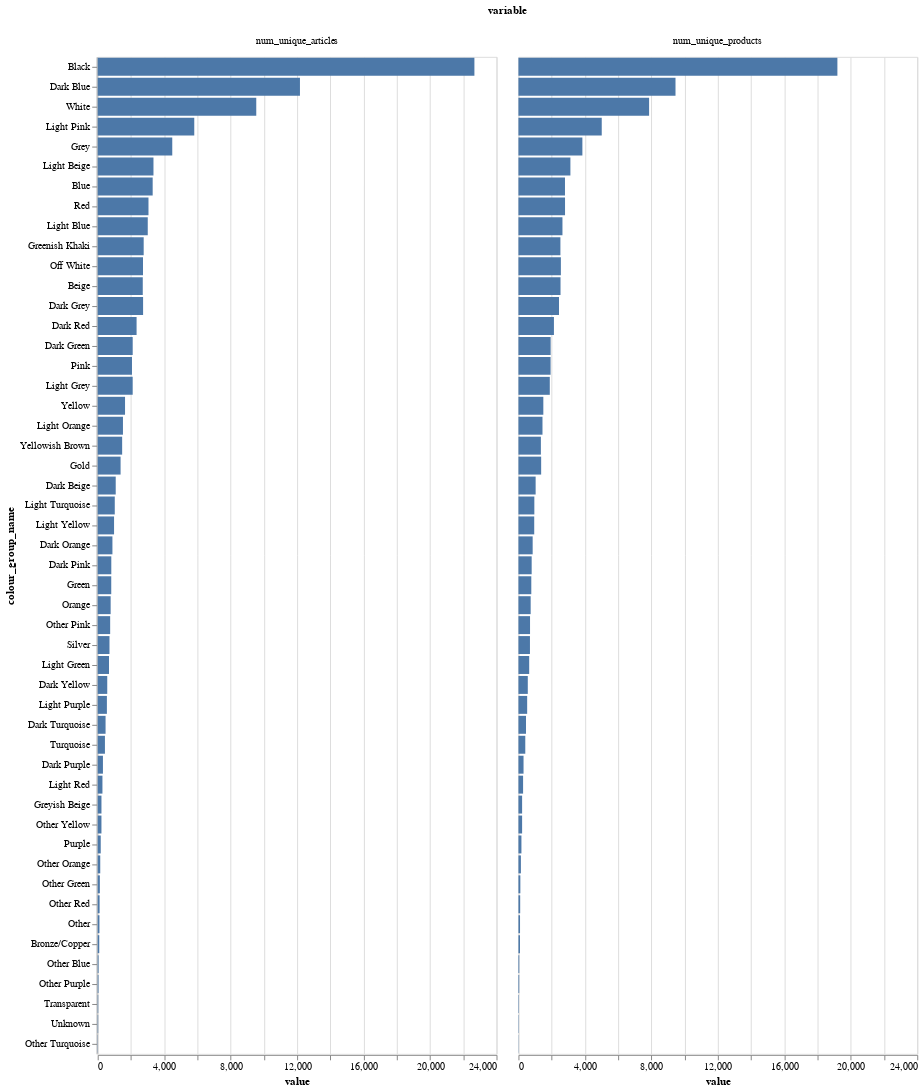

Source (notebook cell):
### Code cell
alt.Chart(df_colors).mark_bar().encode(
    y=alt.Y("colour_group_name", sort="-x"), x="value", column="variable"
)

### Figure 1 — Vega-Lite specification as saved in the notebook (floating-point values rounded to 4 significant figures)
{"$schema": "https://vega.github.io/schema/vega-lite/v4.17.0.json", "config": {"view": {"continuousHeight": 300, "continuousWidth": 400}}, "data": {"name": "data-2ee81447461a65c93b8370c36e25ccea"}, "datasets": {"data-2ee81447461a65c93b8370c36e25ccea": [{"colour_group_code": -1, "colour_group_name": "Unknown", "value": 21, "variable": "num_unique_products"}, {"colour_group_code": 1, "colour_group_name": "Other", "value": 96, "variable": "num_unique_products"}, {"colour_group_code": 2, "colour_group_name": "Transparent", "value": 27, "variable": "num_unique_products"}, {"colour_group_code": 3, "colour_group_name": "Silver", "value": 693, "variable": "num_unique_products"}, {"colour_group_code": 4, "colour_group_name": "Bronze/Copper", "value": 93, "variable": "num_unique_products"}, {"colour_group_code": 5, "colour_group_name": "Gold", "value": 1367, "variable": "num_unique_products"}, {"colour_group_code": 6, "colour_group_name": "Light Grey", "value": 1887, "variable": "num_unique_products"}, {"colour_group_code": 7, "colour_group_name": "Grey", "value": 3848, "variable": "num_unique_products"}, {"colour_group_code": 8, "colour_group_name": "Dark Grey", "value": 2441, "variable": "num_unique_products"}, {"colour_group_code": 9, "colour_group_name": "Black", "value": 19195, "variable": "num_unique_products"}, {"colour_group_code": 10, "colour_group_name": "White", "value": 7863, "variable": "num_unique_products"}, {"colour_group_code": 11, "colour_group_name": "Off White", "value": 2554, "variable": "num_unique_products"}, {"colour_group_code": 12, "colour_group_name": "Light Beige", "value": 3127, "variable": "num_unique_products"}, {"colour_group_code": 13, "colour_group_name": "Beige", "value": 2533, "variable": "num_unique_products"}, {"colour_group_code": 14, "colour_group_name": "Dark Beige", "value": 1035, "variable": "num_unique_products"}, {"colour_group_code": 15, "colour_group_name": "Greyish Beige", "value": 221, "variable": "num_unique_products"}, {"colour_group_code": 17, "colour_group_name": "Yellowish Brown", "value": 1351, "variable": "num_unique_products"}, {"colour_group_code": 19, "colour_group_name": "Greenish Khaki", "value": 2526, "variable": "num_unique_products"}, {"colour_group_code": 20, "colour_group_name": "Other Yellow", "value": 221, "variable": "num_unique_products"}, {"colour_group_code": 21, "colour_group_name": "Light Yellow", "value": 950, "variable": "num_unique_products"}, {"colour_group_code": 22, "colour_group_name": "Yellow", "value": 1498, "variable": "num_unique_products"}, {"colour_group_code": 23, "colour_group_name": "Dark Yellow", "value": 563, "variable": "num_unique_products"}, {"colour_group_code": 30, "colour_group_name": "Other Orange", "value": 148, "variable": "num_unique_products"}, {"colour_group_code": 31, "colour_group_name": "Light Orange", "value": 1447, "variable": "num_unique_products"}, {"colour_group_code": 32, "colour_group_name": "Orange", "value": 736, "variable": "num_unique_products"}, {"colour_group_code": 33, "colour_group_name": "Dark Orange", "value": 856, "variable": "num_unique_products"}, {"colour_group_code": 40, "colour_group_name": "Other Red", "value": 105, "variable": "num_unique_products"}, {"colour_group_code": 41, "colour_group_name": "Light Red", "value": 280, "variable": "num_unique_products"}, {"colour_group_code": 42, "colour_group_name": "Red", "value": 2804, "variable": "num_unique_products"}, {"colour_group_code": 43, "colour_group_name": "Dark Red", "value": 2136, "variable": "num_unique_products"}, {"colour_group_code": 50, "colour_group_name": "Other Pink", "value": 698, "variable": "num_unique_products"}, {"colour_group_code": 51, "colour_group_name": "Light Pink", "value": 5013, "variable": "num_unique_products"}, {"colour_group_code": 52, "colour_group_name": "Pink", "value": 1935, "variable": "num_unique_products"}, {"colour_group_code": 53, "colour_group_name": "Dark Pink", "value": 796, "variable": "num_unique_products"}, {"colour_group_code": 60, "colour_group_name": "Other Purple", "value": 46, "variable": "num_unique_products"}, {"colour_group_code": 61, "colour_group_name": "Light Purple", "value": 525, "variable": "num_unique_products"}, {"colour_group_code": 62, "colour_group_name": "Purple", "value": 180, "variable": "num_unique_products"}, {"colour_group_code": 63, "colour_group_name": "Dark Purple", "value": 307, "variable": "num_unique_products"}, {"colour_group_code": 70, "colour_group_name": "Other Blue", "value": 50, "variable": "num_unique_products"}, {"colour_group_code": 71, "colour_group_name": "Light Blue", "value": 2649, "variable": "num_unique_products"}, {"colour_group_code": 72, "colour_group_name": "Blue", "value": 2801, "variable": "num_unique_products"}, {"colour_group_code": 73, "colour_group_name": "Dark Blue", "value": 9452, "variable": "num_unique_products"}, {"colour_group_code": 80, "colour_group_name": "Other Turquoise", "value": 13, "variable": "num_unique_products"}, {"colour_group_code": 81, "colour_group_name": "Light Turquoise", "value": 957, "variable": "num_unique_products"}, {"colour_group_code": 82, "colour_group_name": "Turquoise", "value": 412, "variable": "num_unique_products"}, {"colour_group_code": 83, "colour_group_name": "Dark Turquoise", "value": 455, "variable": "num_unique_products"}, {"colour_group_code": 90, "colour_group_name": "Other Green", "value": 115, "variable": "num_unique_products"}, {"colour_group_code": 91, "colour_group_name": "Light Green", "value": 647, "variable": "num_unique_products"}, {"colour_group_code": 92, "colour_group_name": "Green", "value": 774, "variable": "num_unique_products"}, {"colour_group_code": 93, "colour_group_name": "Dark Green", "value": 1938, "variable": "num_unique_products"}, {"colour_group_code": -1, "colour_group_name": "Unknown", "value": 28, "variable": "num_unique_articles"}, {"colour_group_code": 1, "colour_group_name": "Other", "value": 105, "variable": "num_unique_articles"}, {"colour_group_code": 2, "colour_group_name": "Transparent", "value": 31, "variable": "num_unique_articles"}, {"colour_group_code": 3, "colour_group_name": "Silver", "value": 709, "variable": "num_unique_articles"}, {"colour_group_code": 4, "colour_group_name": "Bronze/Copper", "value": 94, "variable": "num_unique_articles"}, {"colour_group_code": 5, "colour_group_name": "Gold", "value": 1377, "variable": "num_unique_articles"}, {"colour_group_code": 6, "colour_group_name": "Light Grey", "value": 2105, "variable": "num_unique_articles"}, {"colour_group_code": 7, "colour_group_name": "Grey", "value": 4487, "variable": "num_unique_articles"}, {"colour_group_code": 8, "colour_group_name": "Dark Grey", "value": 2731, "variable": "num_unique_articles"}, {"colour_group_code": 9, "colour_group_name": "Black", "value": 22670, "variable": "num_unique_articles"}, {"colour_group_code": 10, "colour_group_name": "White", "value": 9542, "variable": "num_unique_articles"}, {"colour_group_code": 11, "colour_group_name": "Off White", "value": 2726, "variable": "num_unique_articles"}, {"colour_group_code": 12, "colour_group_name": "Light Beige", "value": 3356, "variable": "num_unique_articles"}, {"colour_group_code": 13, "colour_group_name": "Beige", "value": 2712, "variable": "num_unique_articles"}, {"colour_group_code": 14, "colour_group_name": "Dark Beige", "value": 1084, "variable": "num_unique_articles"}, {"colour_group_code": 15, "colour_group_name": "Greyish Beige", "value": 226, "variable": "num_unique_articles"}, {"colour_group_code": 17, "colour_group_name": "Yellowish Brown", "value": 1471, "variable": "num_unique_articles"}, {"colour_group_code": 19, "colour_group_name": "Greenish Khaki", "value": 2767, "variable": "num_unique_articles"}, {"colour_group_code": 20, "colour_group_name": "Other Yellow", "value": 225, "variable": "num_unique_articles"}, {"colour_group_code": 21, "colour_group_name": "Light Yellow", "value": 984, "variable": "num_unique_articles"}, {"colour_group_code": 22, "colour_group_name": "Yellow", "value": 1645, "variable": "num_unique_articles"}, {"colour_group_code": 23, "colour_group_name": "Dark Yellow", "value": 574, "variable": "num_unique_articles"}, {"colour_group_code": 30, "colour_group_name": "Other Orange", "value": 153, "variable": "num_unique_articles"}, {"colour_group_code": 31, "colour_group_name": "Light Orange", "value": 1520, "variable": "num_unique_articles"}, {"colour_group_code": 32, "colour_group_name": "Orange", "value": 779, "variable": "num_unique_articles"}, {"colour_group_code": 33, "colour_group_name": "Dark Orange", "value": 886, "variable": "num_unique_articles"}, {"colour_group_code": 40, "colour_group_name": "Other Red", "value": 114, "variable": "num_unique_articles"}, {"colour_group_code": 41, "colour_group_name": "Light Red", "value": 285, "variable": "num_unique_articles"}, {"colour_group_code": 42, "colour_group_name": "Red", "value": 3056, "variable": "num_unique_articles"}, {"colour_group_code": 43, "colour_group_name": "Dark Red", "value": 2340, "variable": "num_unique_articles"}, {"colour_group_code": 50, "colour_group_name": "Other Pink", "value": 750, "variable": "num_unique_articles"}, {"colour_group_code": 51, "colour_group_name": "Light Pink", "value": 5811, "variable": "num_unique_articles"}, {"colour_group_code": 52, "colour_group_name": "Pink", "value": 2063, "variable": "num_unique_articles"}, {"colour_group_code": 53, "colour_group_name": "Dark Pink", "value": 818, "variable": "num_unique_articles"}, {"colour_group_code": 60, "colour_group_name": "Other Purple", "value": 46, "variable": "num_unique_articles"}, {"colour_group_code": 61, "colour_group_name": "Light Purple", "value": 553, "variable": "num_unique_articles"}, {"colour_group_code": 62, "colour_group_name": "Purple", "value": 182, "variable": "num_unique_articles"}, {"colour_group_code": 63, "colour_group_name": "Dark Purple", "value": 315, "variable": "num_unique_articles"}, {"colour_group_code": 70, "colour_group_name": "Other Blue", "value": 51, "variable": "num_unique_articles"}, {"colour_group_code": 71, "colour_group_name": "Light Blue", "value": 3012, "variable": "num_unique_articles"}, {"colour_group_code": 72, "colour_group_name": "Blue", "value": 3308, "variable": "num_unique_articles"}, {"colour_group_code": 73, "colour_group_name": "Dark Blue", "value": 12171, "variable": "num_unique_articles"}, {"colour_group_code": 80, "colour_group_name": "Other Turquoise", "value": 14, "variable": "num_unique_articles"}, {"colour_group_code": 81, "colour_group_name": "Light Turquoise", "value": 1027, "variable": "num_unique_articles"}, {"colour_group_code": 82, "colour_group_name": "Turquoise", "value": 435, "variable": "num_unique_articles"}, {"colour_group_code": 83, "colour_group_name": "Dark Turquoise", "value": 473, "variable": "num_unique_articles"}, {"colour_group_code": 90, "colour_group_name": "Other Green", "value": 129, "variable": "num_unique_articles"}, {"colour_group_code": 91, "colour_group_name": "Light Green", "value": 681, "variable": "num_unique_articles"}, {"colour_group_code": 92, "colour_group_name": "Green", "value": 815, "variable": "num_unique_articles"}, {"colour_group_code": 93, "colour_group_name": "Dark Green", "value": 2106, "variable": "num_unique_articles"}]}, "encoding": {"column": {"field": "variable", "type": "nominal"}, "x": {"field": "value", "type": "quantitative"}, "y": {"field": "colour_group_name", "sort": "-x", "type": "nominal"}}, "mark": "bar"}
